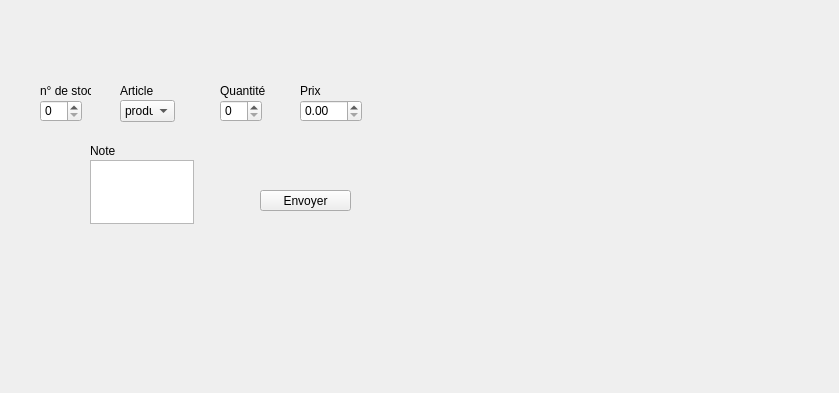
<?xml version="1.0" encoding="UTF-8"?>
<ui version="4.0">
 <class>demandeDachat</class>
 <widget class="QWidget" name="demandeDachat">
  <property name="geometry">
   <rect>
    <x>0</x>
    <y>0</y>
    <width>839</width>
    <height>393</height>
   </rect>
  </property>
  <property name="minimumSize">
   <size>
    <width>839</width>
    <height>393</height>
   </size>
  </property>
  <property name="maximumSize">
   <size>
    <width>839</width>
    <height>393</height>
   </size>
  </property>
  <property name="windowTitle">
   <string>Form</string>
  </property>
  <widget class="QTextEdit" name="note">
   <property name="geometry">
    <rect>
     <x>90</x>
     <y>160</y>
     <width>104</width>
     <height>64</height>
    </rect>
   </property>
  </widget>
  <widget class="QSpinBox" name="noStock">
   <property name="geometry">
    <rect>
     <x>40</x>
     <y>100</y>
     <width>42</width>
     <height>22</height>
    </rect>
   </property>
  </widget>
  <widget class="QComboBox" name="article">
   <property name="geometry">
    <rect>
     <x>120</x>
     <y>100</y>
     <width>55</width>
     <height>22</height>
    </rect>
   </property>
   <item>
    <property name="text">
     <string>produit1</string>
    </property>
   </item>
   <item>
    <property name="text">
     <string>produit2</string>
    </property>
   </item>
   <item>
    <property name="text">
     <string>produit3</string>
    </property>
   </item>
   <item>
    <property name="text">
     <string>produit4</string>
    </property>
   </item>
  </widget>
  <widget class="QSpinBox" name="quantite">
   <property name="geometry">
    <rect>
     <x>220</x>
     <y>100</y>
     <width>42</width>
     <height>22</height>
    </rect>
   </property>
  </widget>
  <widget class="QDoubleSpinBox" name="prix">
   <property name="geometry">
    <rect>
     <x>300</x>
     <y>100</y>
     <width>62</width>
     <height>22</height>
    </rect>
   </property>
  </widget>
  <widget class="QLabel" name="label">
   <property name="geometry">
    <rect>
     <x>40</x>
     <y>80</y>
     <width>51</width>
     <height>21</height>
    </rect>
   </property>
   <property name="text">
    <string>n° de stock</string>
   </property>
  </widget>
  <widget class="QLabel" name="label_2">
   <property name="geometry">
    <rect>
     <x>120</x>
     <y>80</y>
     <width>51</width>
     <height>21</height>
    </rect>
   </property>
   <property name="text">
    <string>Article</string>
   </property>
  </widget>
  <widget class="QLabel" name="label_3">
   <property name="geometry">
    <rect>
     <x>220</x>
     <y>80</y>
     <width>51</width>
     <height>21</height>
    </rect>
   </property>
   <property name="text">
    <string>Quantité</string>
   </property>
  </widget>
  <widget class="QLabel" name="label_4">
   <property name="geometry">
    <rect>
     <x>300</x>
     <y>80</y>
     <width>51</width>
     <height>21</height>
    </rect>
   </property>
   <property name="text">
    <string>Prix</string>
   </property>
  </widget>
  <widget class="QLabel" name="label_5">
   <property name="geometry">
    <rect>
     <x>90</x>
     <y>140</y>
     <width>51</width>
     <height>21</height>
    </rect>
   </property>
   <property name="text">
    <string>Note </string>
   </property>
  </widget>
  <widget class="QPushButton" name="buttonEnvoyer">
   <property name="geometry">
    <rect>
     <x>260</x>
     <y>190</y>
     <width>91</width>
     <height>21</height>
    </rect>
   </property>
   <property name="text">
    <string>Envoyer</string>
   </property>
  </widget>
 </widget>
 <resources/>
 <connections/>
</ui>
